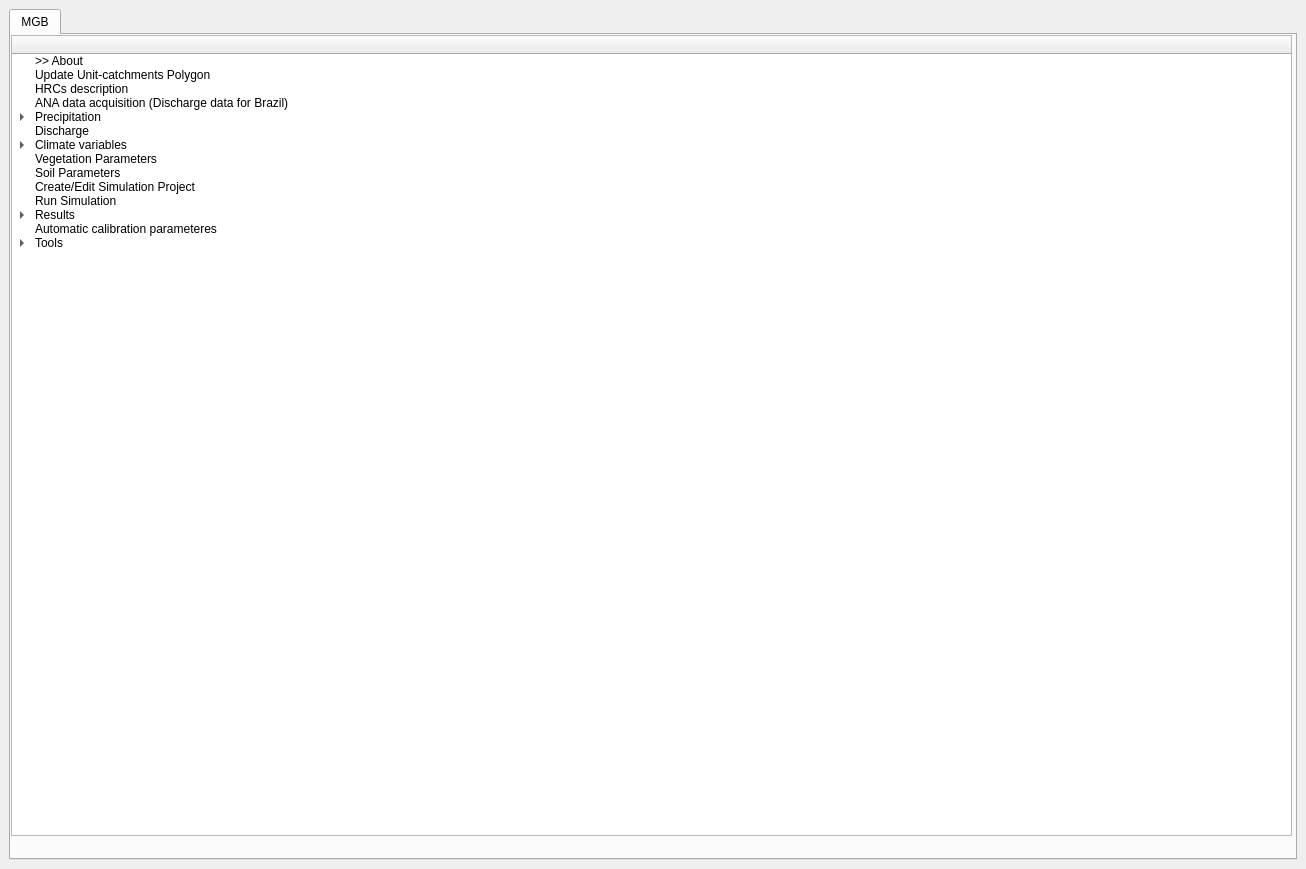
<?xml version="1.0" encoding="UTF-8"?>
<ui version="4.0">
 <class>IPH</class>
 <widget class="QDockWidget" name="IPH">
  <property name="geometry">
   <rect>
    <x>0</x>
    <y>0</y>
    <width>1306</width>
    <height>869</height>
   </rect>
  </property>
  <property name="windowTitle">
   <string>MGB</string>
  </property>
  <widget class="QWidget" name="dockWidgetContents">
   <layout class="QGridLayout" name="gridLayout">
    <item row="0" column="0">
     <widget class="QTabWidget" name="tabWidget">
      <property name="currentIndex">
       <number>0</number>
      </property>
      <widget class="QWidget" name="tab_4">
       <attribute name="title">
        <string>MGB</string>
       </attribute>
       <widget class="QTreeWidget" name="treeWidget_2">
        <property name="geometry">
         <rect>
          <x>0</x>
          <y>0</y>
          <width>1281</width>
          <height>801</height>
         </rect>
        </property>
        <property name="acceptDrops">
         <bool>false</bool>
        </property>
        <column>
         <property name="text">
          <string> </string>
         </property>
        </column>
        <item>
         <property name="text">
          <string>&gt;&gt; About</string>
         </property>
        </item>
        <item>
         <property name="text">
          <string>Update Unit-catchments Polygon</string>
         </property>
        </item>
        <item>
         <property name="text">
          <string>HRCs description</string>
         </property>
        </item>
        <item>
         <property name="text">
          <string>ANA data acquisition (Discharge data for Brazil)</string>
         </property>
        </item>
        <item>
         <property name="text">
          <string>Precipitation</string>
         </property>
         <item>
          <property name="text">
           <string>Using ANA data (Brazil)</string>
          </property>
         </item>
         <item>
          <property name="text">
           <string>Using MERGE data (South America)</string>
          </property>
         </item>
         <item>
          <property name="text">
           <string>Using TRMM data (Global)</string>
          </property>
         </item>
        </item>
        <item>
         <property name="text">
          <string>Discharge</string>
         </property>
        </item>
        <item>
         <property name="text">
          <string>Climate variables</string>
         </property>
         <item>
          <property name="text">
           <string>Using INMET climatology database (Brazil)</string>
          </property>
         </item>
         <item>
          <property name="text">
           <string>Using CRU climatology database (Global)</string>
          </property>
         </item>
         <item>
          <property name="text">
           <string>Using Daily data</string>
          </property>
         </item>
        </item>
        <item>
         <property name="text">
          <string>Vegetation Parameters</string>
         </property>
        </item>
        <item>
         <property name="text">
          <string>Soil Parameters</string>
         </property>
        </item>
        <item>
         <property name="text">
          <string>Create/Edit Simulation Project</string>
         </property>
        </item>
        <item>
         <property name="text">
          <string>Run Simulation</string>
         </property>
        </item>
        <item>
         <property name="text">
          <string>Results</string>
         </property>
         <item>
          <property name="text">
           <string>Compare simulated and observed hydrographs</string>
          </property>
         </item>
         <item>
          <property name="text">
           <string>Compare flow duration curves</string>
          </property>
         </item>
         <item>
          <property name="text">
           <string>Visualize calculated hydrographs only</string>
          </property>
         </item>
         <item>
          <property name="text">
           <string>Visualize calculated flow duration curves only</string>
          </property>
         </item>
         <item>
          <property name="text">
           <string>Visualize water depth time series (only after Inertial simulation)</string>
          </property>
         </item>
         <item>
          <property name="text">
           <string>Visualize flooded area time series (only after Inertial simulation)</string>
          </property>
         </item>
         <item>
          <property name="text">
           <string>Flood postprocessing (only after Inertial simulation)</string>
          </property>
         </item>
        </item>
        <item>
         <property name="text">
          <string>Automatic calibration parameteres</string>
         </property>
        </item>
        <item>
         <property name="text">
          <string>Tools</string>
         </property>
         <item>
          <property name="text">
           <string>Geometry file editor</string>
          </property>
         </item>
         <item>
          <property name="text">
           <string>* Flow gauge hydrograph</string>
          </property>
         </item>
         <item>
          <property name="text">
           <string>* Base flow filter for flow gauges</string>
          </property>
         </item>
         <item>
          <property name="text">
           <string>* Flow duration curves from flow gauges data</string>
          </property>
         </item>
         <item>
          <property name="text">
           <string>* Rainfall gauge chart</string>
          </property>
         </item>
         <item>
          <property name="text">
           <string>Create precipitation data raster</string>
          </property>
         </item>
         <item>
          <property name="text">
           <string>Internal database</string>
          </property>
         </item>
         <item>
          <property name="text">
           <string>Longitudinal profile</string>
          </property>
         </item>
        </item>
       </widget>
      </widget>
     </widget>
    </item>
   </layout>
  </widget>
 </widget>
 <resources/>
 <connections/>
</ui>
